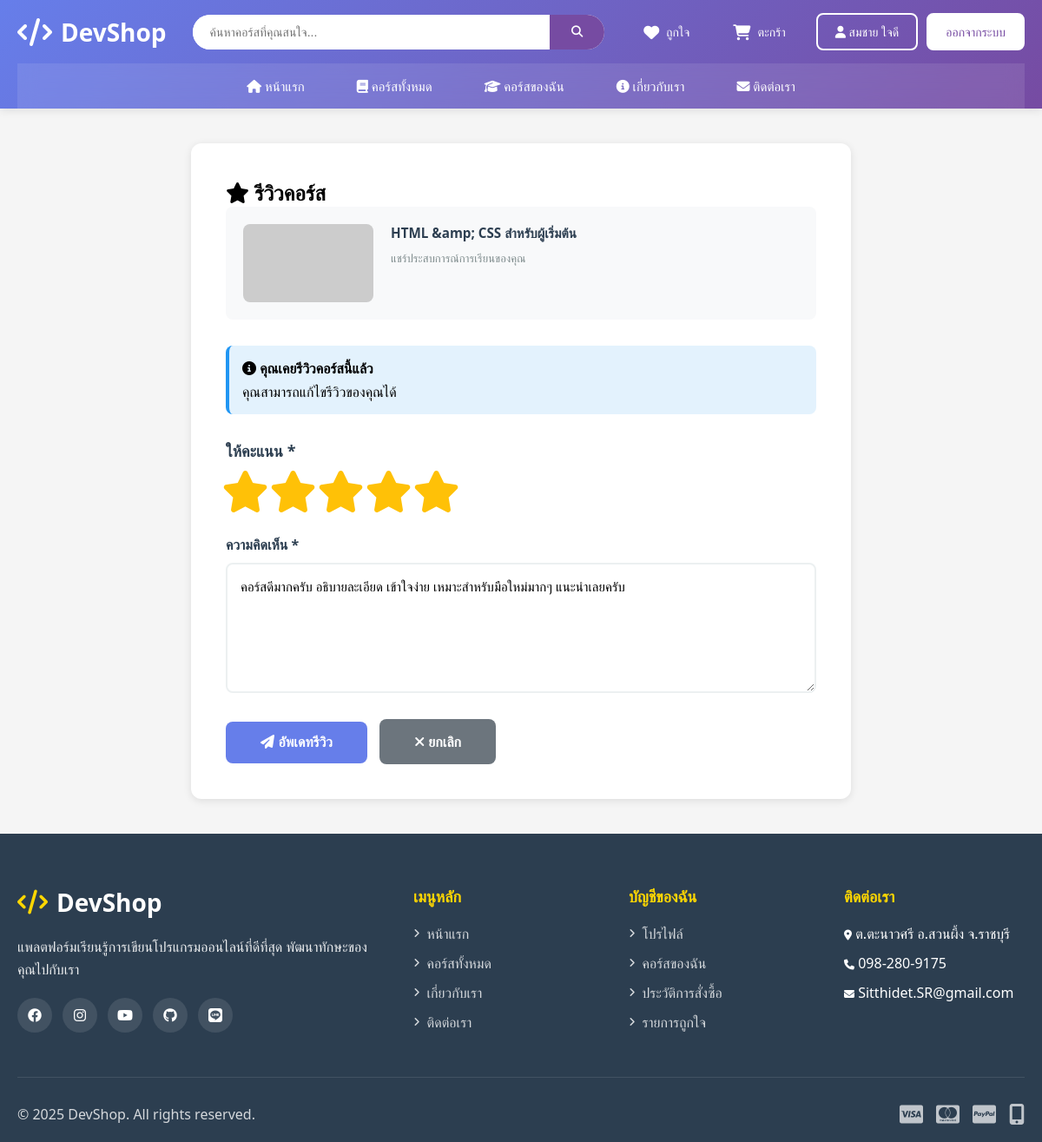
/course_review.php?course_id=1 (signed in), run on the app's committed database.
### tables this page shows
CREATE TABLE `users` (
  `user_id` int NOT NULL AUTO_INCREMENT,
  `email` varchar(100) NOT NULL,
  `password` varchar(255) NOT NULL,
  `first_name` varchar(50) NOT NULL,
  `last_name` varchar(50) NOT NULL,
  `phone` varchar(20) DEFAULT NULL,
  `bio` text,
  `profile_image` varchar(255) DEFAULT NULL,
  `role` enum('student','instructor','admin') DEFAULT 'student',
  `status` enum('active','inactive','banned') DEFAULT 'active',
  `created_at` timestamp NULL DEFAULT CURRENT_TIMESTAMP,
  `updated_at` timestamp NULL DEFAULT CURRENT_TIMESTAMP ON UPDATE CURRENT_TIMESTAMP,
  PRIMARY KEY (`user_id`),
  UNIQUE KEY `email` (`email`),
  KEY `idx_email` (`email`),
  KEY `idx_role` (`role`)
);

CREATE TABLE `courses` (
  `course_id` int NOT NULL AUTO_INCREMENT,
  `instructor_id` int NOT NULL,
  `category_id` int NOT NULL,
  `course_title` varchar(200) NOT NULL,
  `course_slug` varchar(200) NOT NULL,
  `description` text,
  `short_description` varchar(500) DEFAULT NULL,
  `thumbnail` varchar(255) DEFAULT NULL,
  `level` enum('beginner','intermediate','advanced') DEFAULT 'beginner',
  `price` decimal(10,2) NOT NULL,
  `discount_price` decimal(10,2) DEFAULT NULL,
  `duration_hours` decimal(5,2) DEFAULT NULL,
  `total_lectures` int DEFAULT '0',
  `status` enum('draft','published','archived') DEFAULT 'draft',
  `featured` tinyint(1) DEFAULT '0',
  `bestseller` tinyint(1) DEFAULT '0',
  `created_at` timestamp NULL DEFAULT CURRENT_TIMESTAMP,
  `updated_at` timestamp NULL DEFAULT CURRENT_TIMESTAMP ON UPDATE CURRENT_TIMESTAMP,
  PRIMARY KEY (`course_id`),
  UNIQUE KEY `course_slug` (`course_slug`),
  KEY `idx_slug` (`course_slug`),
  KEY `idx_instructor` (`instructor_id`),
  KEY `idx_category` (`category_id`),
  KEY `idx_status` (`status`),
  KEY `idx_featured` (`featured`),
  CONSTRAINT `courses_ibfk_1` FOREIGN KEY (`instructor_id`) REFERENCES `users` (`user_id`) ON DELETE CASCADE,
  CONSTRAINT `courses_ibfk_2` FOREIGN KEY (`category_id`) REFERENCES `categories` (`category_id`) ON DELETE RESTRICT
);

CREATE TABLE `reviews` (
  `review_id` int NOT NULL AUTO_INCREMENT,
  `user_id` int NOT NULL,
  `course_id` int NOT NULL,
  `rating` int NOT NULL,
  `comment` text,
  `status` enum('pending','approved','rejected') DEFAULT 'pending',
  `created_at` timestamp NULL DEFAULT CURRENT_TIMESTAMP,
  `updated_at` timestamp NULL DEFAULT CURRENT_TIMESTAMP ON UPDATE CURRENT_TIMESTAMP,
  PRIMARY KEY (`review_id`),
  UNIQUE KEY `unique_review` (`user_id`,`course_id`),
  KEY `idx_course` (`course_id`),
  KEY `idx_rating` (`rating`),
  CONSTRAINT `reviews_ibfk_1` FOREIGN KEY (`user_id`) REFERENCES `users` (`user_id`) ON DELETE CASCADE,
  CONSTRAINT `reviews_ibfk_2` FOREIGN KEY (`course_id`) REFERENCES `courses` (`course_id`) ON DELETE CASCADE,
  CONSTRAINT `reviews_chk_1` CHECK (((`rating` >= 1) and (`rating` <= 5)))
);

### course_review.php (the view, shortened to what this page needs)
<?php
require_once 'includes/config.php';
$user_id = $_SESSION['user_id'];
$course_id = intval($_GET['course_id']);
$course = $conn->query("SELECT * FROM courses WHERE course_id = $course_id")->fetch_assoc();
$existing_review = $conn->query("SELECT * FROM reviews WHERE user_id = $user_id AND course_id = $course_id")->fetch_assoc();
?>
<!DOCTYPE html>
<html lang="th">
<head>
    <link rel="stylesheet" href="assets/css/style.css">
    <link rel="stylesheet" href="https://cdnjs.cloudflare.com/ajax/libs/font-awesome/6.4.0/css/all.min.css">
    <link rel="stylesheet" href="https://cdn.jsdelivr.net/npm/sweetalert2@11/dist/sweetalert2.min.css">
</head>
<body>
    <?php include 'includes/header.php'; ?>
    <div class="review-container">
        <div class="review-box">
            <h2><i class="fas fa-star"></i> รีวิวคอร์ส</h2>
            <div class="course-info">
                <img src="<?php echo htmlspecialchars($course['thumbnail']); ?>" alt="<?php echo htmlspecialchars($course['course_title']); ?>">
                <div>
                    <h3><?php echo htmlspecialchars($course['course_title']); ?></h3>
                    <p style="color: #7f8c8d; margin: 0;">แชร์ประสบการณ์การเรียนของคุณ</p>
                </div>
            </div>
            <?php if ($existing_review): ?>
                <div class="existing-review">
                    <strong><i class="fas fa-info-circle"></i> คุณเคยรีวิวคอร์สนี้แล้ว</strong>
                    <p style="margin: 5px 0 0 0;">คุณสามารถแก้ไขรีวิวของคุณได้</p>
                </div>
            <?php endif; ?>
            <form method="POST">
                <div class="rating-input">
                    <label>ให้คะแนน *</label>
                    <div class="stars">
                        <i class="fas fa-star" data-rating="1"></i>
                        <i class="fas fa-star" data-rating="2"></i>
                        <i class="fas fa-star" data-rating="3"></i>
                        <i class="fas fa-star" data-rating="4"></i>
                        <i class="fas fa-star" data-rating="5"></i>
                    </div>
                </div>
                <div class="form-group">
                    <label>ความคิดเห็น *</label>
                    <textarea name="comment" placeholder="แชร์ประสบการณ์การเรียนของคุณ..." required><?php echo $existing_review ? htmlspecialchars($existing_review['comment']) : ''; ?></textarea>
                </div>
                <div>
                    <button type="submit" class="btn-submit">
                        <i class="fas fa-paper-plane"></i> <?php echo $existing_review ? 'อัพเดทรีวิว' : 'ส่งรีวิว'; ?>
                    </button>
                    <a href="my_courses.php" class="btn-cancel">
                        <i class="fas fa-times"></i> ยกเลิก
                    </a>
                </div>
            </form>
        </div>
    </div>
    <?php include 'includes/footer.php'; ?>
</body>
</html>

### includes/header.php (shortened to what this page needs)
<?php
$is_logged_in = isset($_SESSION['user_id']);
$user_id = $is_logged_in ? $_SESSION['user_id'] : null;
if ($is_logged_in) {
    $user_result = $conn->query("SELECT first_name, last_name FROM users WHERE user_id = $user_id");
    if ($user_result && $user_result->num_rows > 0) {
        $user_data = $user_result->fetch_assoc();
        $user_name = $user_data['first_name'] . ' ' . $user_data['last_name'];
    } else {
        $user_name = $_SESSION['user_name'] ?? '';
    }
} else {
    $user_name = '';
}
?>
<header class="header">
    <div class="header-container">
        <div class="header-top">
            <a href="index.php" class="logo">
                <i class="fas fa-code"></i>
                <span class="logo-text">DevShop</span>
            </a>
            <div class="search-bar">
                <form class="search-form" action="search.php" method="GET">
                    <input type="text" class="search-input" name="q" placeholder="ค้นหาคอร์สที่คุณสนใจ..." value="<?php echo isset($_GET['q']) ? htmlspecialchars($_GET['q']) : ''; ?>">
                    <button type="submit" class="search-btn">
                        <i class="fas fa-search"></i>
                    </button>
                </form>
            </div>
            <div class="header-actions">
                <a href="wishlist.php" class="action-btn" title="รายการถูกใจ">
                    <i class="fas fa-heart"></i>
                    <span>ถูกใจ</span>
                </a>
                <a href="cart.php" class="action-btn" title="ตะกร้าสินค้า">
                    <i class="fas fa-shopping-cart"></i>
                    <span>ตะกร้า</span>
                </a>
                <div class="auth-buttons">
                    <?php if ($is_logged_in): ?>
                        <a href="profile.php" class="btn-login">
                            <i class="fas fa-user"></i> <?php echo htmlspecialchars($user_name); ?>
                        </a>
                        <a href="logout.php" class="btn-register">ออกจากระบบ</a>
                    <?php else: ?>
                        <a href="login.php" class="btn-login">เข้าสู่ระบบ</a>
                        <a href="register.php" class="btn-register">สมัครสมาชิก</a>
                    <?php endif; ?>
                </div>
            </div>
        </div>
        <nav class="nav-menu">
            <ul class="nav-list">
                <li class="nav-item"><a href="index.php"><i class="fas fa-home"></i> หน้าแรก</a></li>
                <li class="nav-item"><a href="courses.php"><i class="fas fa-book"></i> คอร์สทั้งหมด</a></li>
                <?php if ($is_logged_in): ?>
                    <li class="nav-item"><a href="my_courses.php"><i class="fas fa-graduation-cap"></i> คอร์สของฉัน</a></li>
                <?php endif; ?>
                <li class="nav-item"><a href="about.php"><i class="fas fa-info-circle"></i> เกี่ยวกับเรา</a></li>
                <li class="nav-item"><a href="contact.php"><i class="fas fa-envelope"></i> ติดต่อเรา</a></li>
            </ul>
        </nav>
    </div>
</header>

### assets/css/style.css (style rules this page uses)
* { margin: 0; padding: 0; box-sizing: border-box; }
body { font-family: 'Segoe UI', Tahoma, Geneva, Verdana, sans-serif; background-color: #f5f5f5; }
.header { background: linear-gradient(135deg, #667eea 0%, #764ba2 100%); box-shadow: 0 2px 10px rgba(0,0,0,0.1); position: sticky; top: 0; z-index: 1000; }
.header-container { max-width: 1200px; margin: 0 auto; padding: 0 20px; }
.header-top { display: flex; justify-content: space-between; align-items: center; padding: 15px 0; }
.logo { display: flex; align-items: center; text-decoration: none; color: white; }
.logo i { font-size: 32px; margin-right: 10px; }
.logo-text { font-size: 28px; font-weight: bold; }
.search-bar { flex: 1; max-width: 500px; margin: 0 30px; }
.search-form { display: flex; background: white; border-radius: 25px; overflow: hidden; }
.search-input { flex: 1; border: none; padding: 12px 20px; font-size: 14px; outline: none; }
.search-btn { background: #764ba2; border: none; padding: 0 25px; color: white; cursor: pointer; transition: background 0.3s; }
.header-actions { display: flex; gap: 20px; align-items: center; }
.action-btn { position: relative; background: none; border: none; color: white; cursor: pointer; padding: 8px 15px; border-radius: 8px; transition: background 0.3s; text-decoration: none; display: flex; align-items: center; gap: 8px; font-size: 14px; }
.action-btn i { font-size: 18px; }
.auth-buttons { display: flex; gap: 10px; }
.btn-login, .btn-register { padding: 10px 20px; border-radius: 8px; text-decoration: none; font-size: 14px; font-weight: 500; transition: all 0.3s; }
.btn-login { background: transparent; border: 2px solid white; color: white; }
.btn-register { background: white; color: #764ba2; border: 2px solid white; }
.nav-menu { background: rgba(255,255,255,0.1); backdrop-filter: blur(10px); }
.nav-list { list-style: none; display: flex; justify-content: center; gap: 30px; padding: 15px 0; }
.nav-item a { color: white; text-decoration: none; font-size: 15px; font-weight: 500; padding: 8px 15px; border-radius: 6px; transition: background 0.3s; }
.course-info { display: flex; gap: 15px; font-size: 13px; color: #7f8c8d; }

### course_review.php (style rules this page uses)
.review-container { max-width: 800px; margin: 40px auto; padding: 0 20px; }
.review-box { background: white; padding: 40px; border-radius: 12px; box-shadow: 0 2px 10px rgba(0, 0, 0, 0.1); }
.course-info { display: flex; gap: 20px; padding: 20px; background: #f8f9fa; border-radius: 8px; margin-bottom: 30px; }
.course-info img { width: 150px; height: 90px; object-fit: cover; border-radius: 8px; }
.course-info h3 { margin: 0 0 10px 0; color: #2c3e50; }
.rating-input { margin: 30px 0; }
.rating-input label { display: block; margin-bottom: 15px; font-size: 18px; font-weight: 600; color: #2c3e50; }
.stars { display: flex; gap: 10px; font-size: 40px; }
.stars i { cursor: pointer; color: #ddd; transition: all 0.3s; }
.stars i:hover, .stars i.active { color: #ffc107; transform: scale(1.2); }
.form-group { margin-bottom: 25px; }
.form-group label { display: block; margin-bottom: 10px; font-weight: 600; color: #2c3e50; }
.form-group textarea { width: 100%; padding: 15px; border: 2px solid #ecf0f1; border-radius: 8px; font-size: 15px; min-height: 150px; resize: vertical; font-family: inherit; }
.btn-submit { background: #667eea; color: white; padding: 15px 40px; border: none; border-radius: 8px; font-size: 16px; font-weight: 600; cursor: pointer; transition: all 0.3s; }
.btn-cancel { background: #6c757d; color: white; padding: 15px 40px; border: none; border-radius: 8px; font-size: 16px; font-weight: 600; cursor: pointer; text-decoration: none; display: inline-block; margin-left: 10px; }
.existing-review { background: #e3f2fd; padding: 15px; border-radius: 8px; margin-bottom: 20px; border-left: 4px solid #2196f3; }

### data on the page
users: user_name "สมชาย ใจดี"
courses: course_title "HTML &amp; CSS สำหรับผู้เริ่มต้น"
reviews: comment "คอร์สดีมากครับ อธิบายละเอียด เข้าใจง่าย เหมาะสำหรับมือใหม่มากๆ แนะนำเลยครับ"
